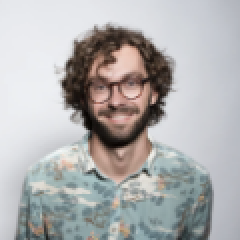
#> input picture assets/images/face-person.png, 120 x 120 px (shown 2 times larger)
$ python detect_faces_image.py
#> lines starting #> are read from the running program, lines starting #| are printed output that depends on the picture; after the words box and inside, x2 and y2 are one past the last pixel; in counts of white or black regions, pixels touching at a corner belong together
# DETECT FACES IN IMAGE

import cv2

def detect_faces_in_image(image_path):

    # Trained model
#> called with image_path = 'assets/images/face-person.png'
    alg = 'models/haarcascade_frontalface_default.xml'
    face_model = cv2.CascadeClassifier(alg)

    # Read the Image
    image = cv2.imread(image_path)
#> image is the input picture: shape (120, 120, 3); mean B, G, R 176, 175.7, 176.3

    if image_path is None:
        return

    gray_Image = cv2.cvtColor(image, cv2.COLOR_BGR2GRAY)
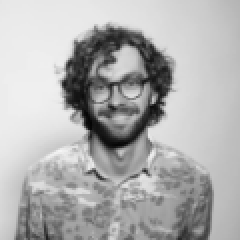
#> gray_Image: shape (120, 120) (shown 2 times larger); min 4, max 245, mean 176
    faces = face_model.detectMultiScale(gray_Image)
#> faces = [[36, 24, 46, 46]]

    for (x, y, w, h) in faces:
        cv2.rectangle(image, (x,y), (x+w, y+h), (0, 255, 0), 2)
#> this loop made 1 pass
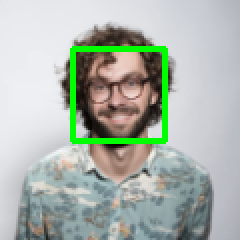
#> image: shape (120, 120, 3) (shown 2 times larger); 3.81% of pixels changed, all inside (x1, y1, x2, y2) = (35, 23, 84, 72)

    cv2.imshow("Face Detection with Image", image)
    cv2.waitKey(0)
    cv2.destroyAllWindows()

if __name__ == "__main__":
    detect_faces_in_image("assets/images/face-person.png")

$ run again, with assets/images/face-group.png copied over assets/images/face-person.png
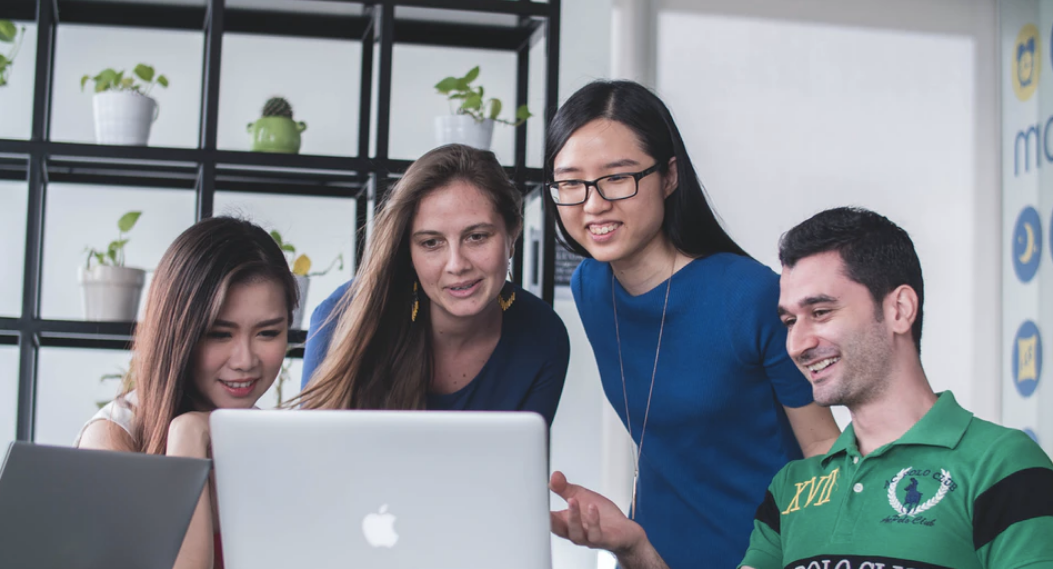
#> input picture assets/images/face-group.png, 1053 x 569 px
#> in detect_faces_in_image, image is the input picture: shape (569, 1053, 3); mean B, G, R 145.6, 139.1, 134.1
#> in detect_faces_in_image, `gray_Image = cv2.cvtColor(image, cv2.COLOR_BGR2GRAY)`:
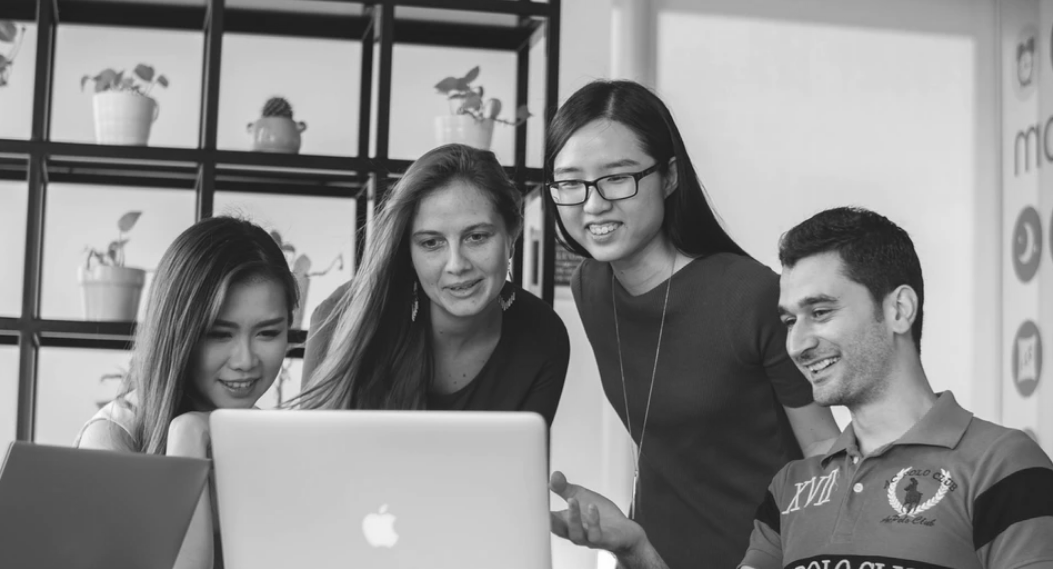
#> gray_Image: shape (569, 1053); min 24, max 254, mean 138.3
#> faces = [[396, 192, 122, 122], [768, 356, 117, 117], [537, 126, 132, 132], [752, 264, 128, 128], [185, 287, 119, 119]]
#> the loop in detect_faces_in_image, `for (x, y, w, h) in faces:` made 5 passes
#> after the loop in detect_faces_in_image, `for (x, y, w, h) in faces:`:
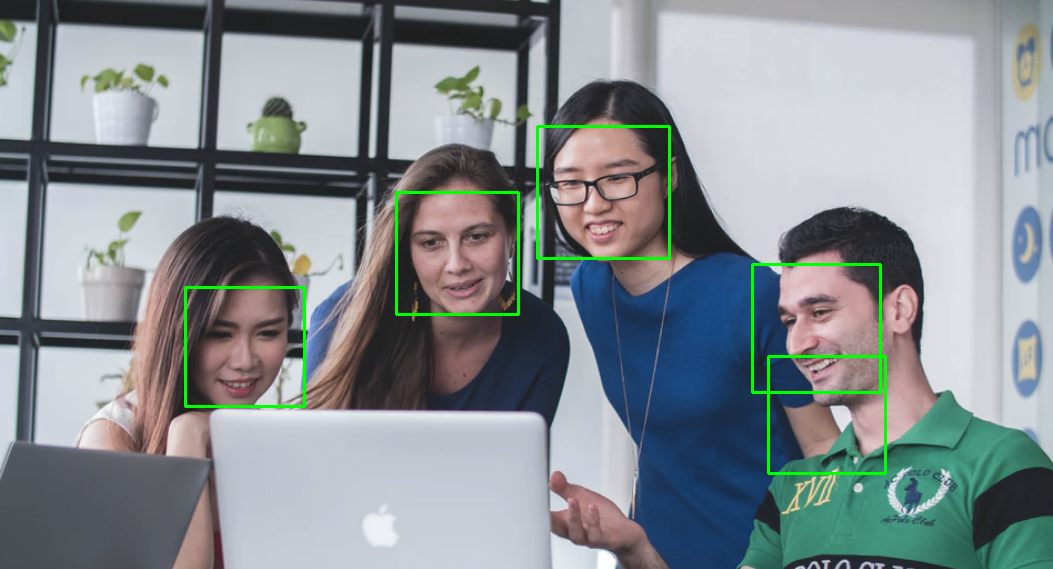
#> image: shape (569, 1053, 3); 1.23% of pixels changed, all inside (x1, y1, x2, y2) = (184, 125, 887, 475)
